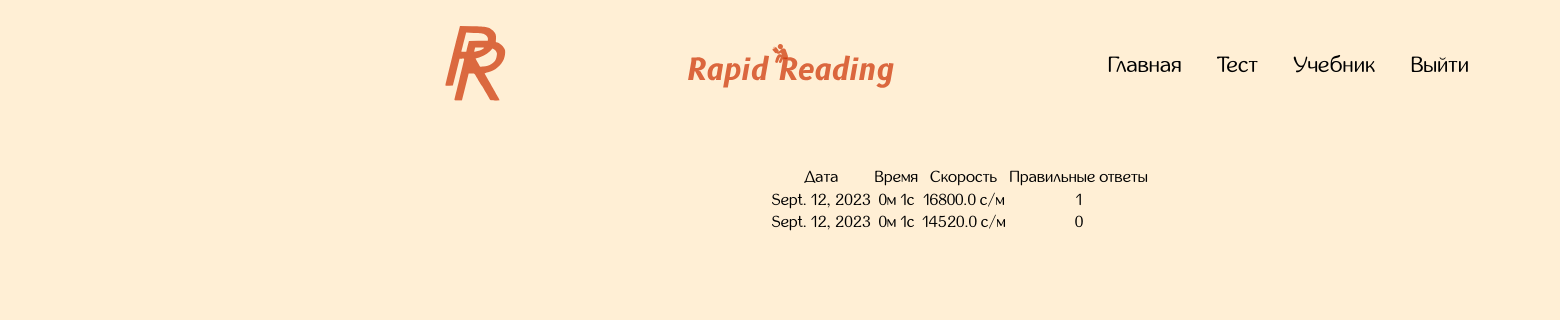
The app's page /myspeed/results (signed in) with its own data.
### speedcheckapp/models.py (models this page shows)
class Result(models.Model):
    date = models.DateField(auto_now_add=True)
    time = models.CharField(max_length=5)
    questions = models.PositiveIntegerField(blank=True, null=True)
    speed = models.FloatField()
    user_id = models.IntegerField()

### speedcheckapp/views.py (the view)
# urls.py: path('results', results_list_view, name='results_list')
def results_list_view(request: HttpRequest):
    if request.user.is_authenticated:
        user_id = request.user.id
        print(user_id)
        context = {
            'results': Result.objects.filter(user_id=user_id)
        }
        return render(request, 'speedcheckapp/results_list.html', context=context)
    return redirect('login')

### speedcheckapp/templates/speedcheckapp/results_list.html (shortened to what this page needs)
<!DOCTYPE html>
<html lang="ru">
{% load static %}
<!DOCTYPE html>
<html lang="ru">
<head>
    <link rel="stylesheet" href="{% static 'speedcheckapp/css/normalize.css' %}">
    <link rel="stylesheet" href="{% static 'speedcheckapp/css/result.css' %}">
</head>
<body>
<header>
        <div class="container header-container">
            <a class="logo" href="{% url 'home' %}">
                <img src="{% static 'app/img/Logo img.svg' %}" alt="logo img">
            </a>
            <img class="logo2" src="{% static 'app/img/Logo 2.svg' %}" alt="cool logo img">
            <nav class="header-nav">
                <ul class="header-list">
                    <li class="header-list-item">
                        <a href="{% url 'home' %}" class="header-link">
                            Главная
                        </a>
                    </li>
                    <li class="header-list-item">
                        <a href="{% url 'start' %}" class="header-link">
                            Тест
                        </a>
                    </li>
                    <li class="header-list-item">
                        <div class="profile">
                            {% if not user.is_authenticated %}
                            <a href="{% url 'login' %}" class="header-link">
                                Войти
                            </a>
                            {% else %}
                                 <a href="{% url 'manual' %}"><span class="profile-name">Учебник</span></a>
                            {% endif %}
                        </div>
                    </li>
                    <li class="header-list-item">
                        {% if user.is_authenticated %}
                        <a href="{% url 'logout' %}" class="header-link">
                            Выйти
                        </a>
                        {% else %}
                        <a href="{% url 'manual' %}" class="header-link">
                            Учебник
                        </a>
                        {% endif %}
                    </li>
                </ul>
            </nav>
        </div>
    </header>
    <main class="main">
        <div class="table">
            <table>
                <tr>
                    <th>Дата</th>
                    <th>Время</th>
                    <th>Скорость</th>
                    <th>Правильные ответы</th>
                </tr>
                {% for result in results %}
                    <tr>
                        <th>{{ result.date }}</th>
                        <th>{{ result.time }}</th>
                        <th>{{ result.speed }} с/м</th>
                        <th>{{ result.questions }}</th>
                    </tr>
                {% endfor %}
            </table>
        </div>
    </main>
</body>
</html>

### speedcheckapp/static/speedcheckapp/css/result.css (style rules this page uses)
* { box-sizing: border-box; }
html { background-color: #FFEFD5; }
body { margin: auto; min-width: 1440px; width: 1920px; font-family: "Inglobal", Arial; }
a { color: #000; text-decoration: none; }
.container { max-width: 1140px; margin: 0 auto; }
header { margin-left: 20%; margin-bottom: 60px; margin-top: 26px; width: 1165px; }
.header-container { display: flex; justify-content: space-between; align-items: center; margin-top: 25px; margin: 0; }
.header-list { list-style-type: none; margin: 0; }
.header-list-item { display: inline; font-family: 'Inglobal', 'Arial'; font-style: normal; font-weight: 400; font-size: 22px; padding: 15px; }
.header-nav { display: inline-block; padding-right: 40px; }
.logo { padding-left: 40px; }
.main { display: flex; flex-direction: column; justify-content: center; align-items: center; max-width: 1140px; margin: 0 auto; }
.profile { display: inline-flex; align-content: center; grid-gap: 5px; }

### records on screen
Result: date "Sept. 12, 2023", time "0м 1с", speed "16800.0", questions "1"
Result: date "Sept. 12, 2023", time "0м 1с", speed "14520.0", questions "0"
